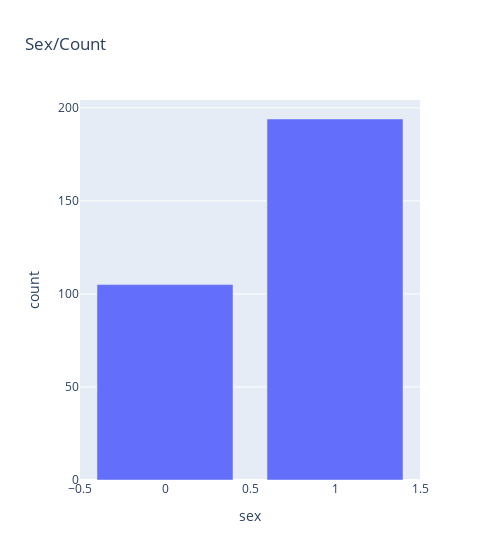

The code cell stored with this chart in its notebook:
### Code cell
#sex=0 = female
#sex=1 = male
px.bar(ds, x='sex', y='count', title="Sex/Count", width=500)

### Figure 1 — Plotly figure (JSON) as saved in the notebook; plotly's stock layout.template omitted (floating-point values rounded to 4 significant figures)
{"data": [{"alignmentgroup": "True", "hovertemplate": "sex=%{x}<br>count=%{y}<extra></extra>", "legendgroup": "", "marker": {"color": "#636efa"}, "name": "", "offsetgroup": "", "orientation": "v", "showlegend": false, "textposition": "auto", "type": "bar", "x": [1, 0], "xaxis": "x", "y": [194, 105], "yaxis": "y"}], "layout": {"barmode": "relative", "legend": {"tracegroupgap": 0}, "title": {"text": "Sex/Count"}, "width": 500, "xaxis": {"anchor": "y", "domain": [0, 1], "title": {"text": "sex"}}, "yaxis": {"anchor": "x", "domain": [0, 1], "title": {"text": "count"}}}}
